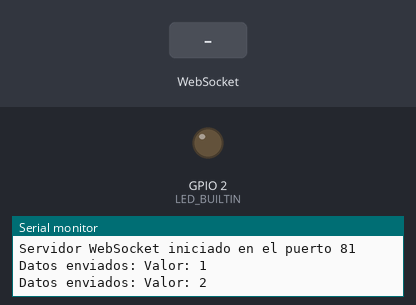
Simulated run of this program. Board: ESP8266 (NodeMCU). On the bench: output pins drawn as LEDs (lit = HIGH, except the on-board LED, lit = LOW), the last lines printed to the serial monitor. The inputs (shaded band) are chosen by the test bench. WiFi joins after 1.5 s; servers stay silent unless stated.

Above: at 5.7 s.
5.8 s: WebSocket text "ON" received
At 6.2 s:
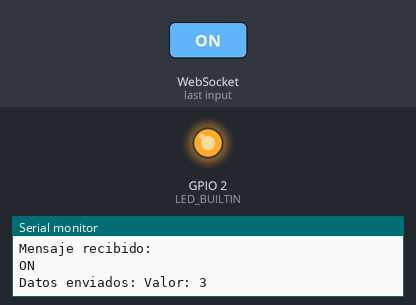
7.3 s: WebSocket text "OFF" received
At 8.6 s:
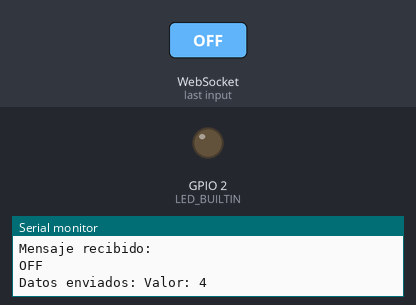
Timing chart, 0 to 10.3 s (numbered marks = the images above; inputs shaded):
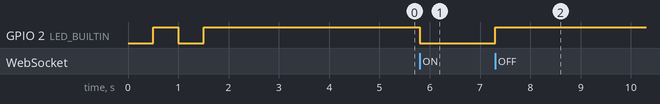

Measured:
- after the input at 5.8 s, GPIO 2 (LED_BUILTIN): HIGH → LOW at once
- after the input at 7.3 s, GPIO 2 (LED_BUILTIN): LOW → HIGH at once

The program:

main.cpp
```cpp
#include <Arduino.h>
#include <ESP8266WiFi.h>
#include <WebSocketsServer.h>
#include "config.h"

WebSocketsServer webSocket = WebSocketsServer(81);

unsigned long lastUpdate = 0;
int number = 0;

void webSocketEvent(uint8_t num, WStype_t type, uint8_t *payload, size_t length);
void processMessage(String message);
void processSerialMessage(String message);

void setup() {
  pinMode(LED_BUILTIN, OUTPUT);
  Serial.begin(9600);

  // Inicialización de la conexión Wi-Fi
  WiFi.begin(ssid, password);
  Serial.println("Conectando a Wi-Fi...");
  while (WiFi.status() != WL_CONNECTED) {
    digitalWrite(LED_BUILTIN, LOW);
    delay(500);
    Serial.print(".");
    digitalWrite(LED_BUILTIN, HIGH);
    delay(500);
  }
  Serial.println("\nConectado a Wi-Fi");
  Serial.print("Dirección IP: ");
  Serial.println(WiFi.localIP());

  // Inicializar WebSocket
  webSocket.begin();
  webSocket.onEvent(webSocketEvent);

  Serial.println("Servidor WebSocket iniciado en el puerto 81");
}

void loop() {
  webSocket.loop();

  // Leer mensajes del puerto serie
  if (Serial.available() > 0) { // Comprobar si hay datos disponibles en el puerto serie
    String serialMessage = Serial.readStringUntil('\0');
    serialMessage.trim(); // Eliminar espacios en blanco iniciales y finales
    if (serialMessage.length() > 0) {
      processSerialMessage(serialMessage);
      //Serial.println("Mensaje recibido por Serial: " + serialMessage);
    }
  }

  // Enviar un número incremental o aleatorio cada 2 segundos
  unsigned long currentMillis = millis();
  if (currentMillis - lastUpdate >= 2000) {
    number++;

    String numberStr = "Valor: " + String(number);

    // Enviar el número a todos los clientes conectados
    webSocket.broadcastTXT((uint8_t*)numberStr.c_str(), numberStr.length());
    Serial.println("Datos enviados: " + numberStr);  // Imprime el número en el puerto serial

    lastUpdate = currentMillis;
  }
}

void webSocketEvent(uint8_t num, WStype_t type, uint8_t *payload, size_t length) {
  switch (type) {
    case WStype_CONNECTED:
      Serial.println("Nuevo cliente conectado");
      break;
    case WStype_DISCONNECTED:
      Serial.println("Cliente desconectado");
      break;
    case WStype_TEXT:
      Serial.println("Mensaje recibido:");
      Serial.println((char*)payload);
      processMessage((char*)payload);
      break;
    case WStype_PING:
      break;
    case WStype_PONG:
      break;
    default:
      Serial.println("Evento WebSocket no manejado.");
      break;
  }
}

void processMessage(String message) {
  if (message == "ON") {
    digitalWrite(LED_BUILTIN, LOW);
  } else if (message == "OFF") {
    digitalWrite(LED_BUILTIN, HIGH);
  }
}


int extractValue(String message, String key) {
    int startIdx = message.indexOf(key);
    if (startIdx != -1) {
        int endIdx = message.indexOf(" ", startIdx);
        if (endIdx == -1) {
            endIdx = message.indexOf("\r\n", startIdx);
            if (endIdx == -1) {
                endIdx = message.length();
            }
        }
        return message.substring(startIdx + key.length(), endIdx).toInt();
    }
    return 0;
}

void processSerialMessage(String message) {
    // Variables para almacenar los datos extraídos
    int16_t GYX = 0, GYY = 0, GYZ = 0;
    int16_t MAGX = 0, MAGY = 0, MAGZ = 0;
    int16_t ACX = 0, ACY = 0, ACZ = 0;

    // GY85 Data
    GYX = extractValue(message, "GYX:");
    GYY = extractValue(message, "GYY:");
    GYZ = extractValue(message, "GYZ:");

    // HMC5883L Data
    MAGX = extractValue(message, "MAGX:");
    MAGY = extractValue(message, "MAGY:");
    MAGZ = extractValue(message, "MAGZ:");

    // ADXL345 Data
    ACX = extractValue(message, "ACX:");
    ACY = extractValue(message, "ACY:");
    ACZ = extractValue(message, "ACZ:");

    // Imprimir los datos procesados
    Serial.println("Datos Procesados:");
    Serial.print("GYX: "); Serial.println(GYX);
    Serial.print("GYY: "); Serial.println(GYY);
    Serial.print("GYZ: "); Serial.println(GYZ);
    Serial.print("MAGX: "); Serial.println(MAGX);
    Serial.print("MAGY: "); Serial.println(MAGY);
    Serial.print("MAGZ: "); Serial.println(MAGZ);
    Serial.print("ACX: "); Serial.println(ACX);
    Serial.print("ACY: "); Serial.println(ACY);
    Serial.print("ACZ: "); Serial.println(ACZ);
}
```

config.h
```cpp
const char* ssid = "";
const char* password = "";
```
